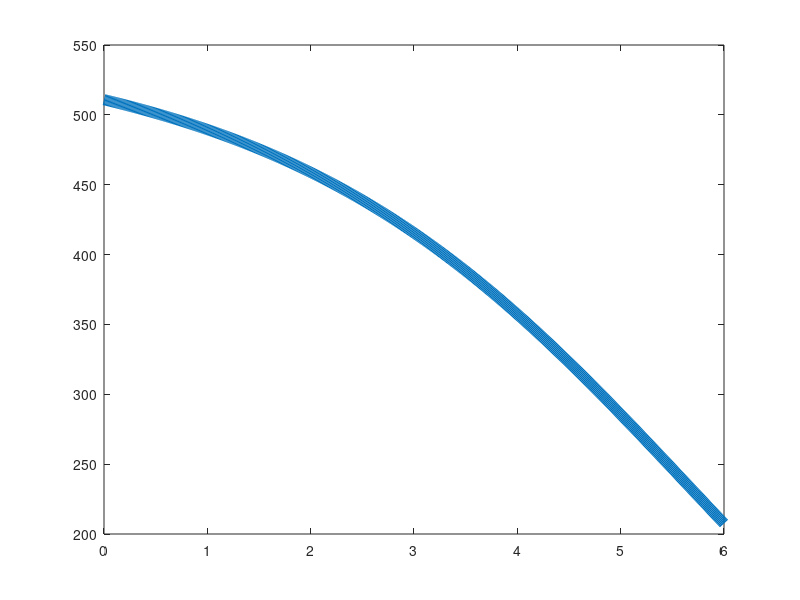

Write the MATLAB code that produced this figure. (Note: this script raises an error after producing the figure.)
%% Kin FV Overlap, superimposed

clear;clc;close all
delta = 2.25; k2 = 1469; k3 = 66.76;

F = 0:0.01:6;mm=1;
for ii=1:length(F)
    motF = F(ii);
    kback(ii) = 0.06*motF(mm)*(k2*k3*exp(-4*delta/4.114)/(k2*exp(-4*delta/4.114) + k3))/4;
    kfor(ii) = k2*k3*exp(-motF(mm)*delta/4.114)/(k2*exp(-motF(mm)*delta/4.114) + k3);
    kstep(ii) = kfor(ii) - kback(ii);
    modF(ii) = F(ii);
end
h2 = plot(modF,8*kstep,'linew',8);hold on
h2.Color = 'k';

load('W:\My Documents\MATLAB\Research\MATLAB\Research\kgo5020\data2\data3\opt\1k2\1k12');
hold on
h3=plot(A(38:end,1),A(38:end,2),'linew',3);hold on
h3.Color = [0.1 0.5 0.1];

k2 = 2753;  k3 = 99;    delta = 3.6;
F = 0:0.01:6;mm=1;
for ii=1:length(F)
    motF = F(ii);
    kback(ii) = 0.03*motF(mm)*(k2*k3*exp(-4*delta/4.114)/(k2*exp(-4*delta/4.114) + k3))/4;
    kfor(ii) = (k2*k3*exp(-motF(mm)*delta/4.114)/(k2*exp(-motF(mm)*delta/4.114) + k3));
    kstep(ii) = kfor(ii) - kback(ii);
    modF(ii) = F(ii);
end

h4 = plot(modF,8*kstep,'linew',8);hold on
h4.Color = [.5 .5 .5];

load('W:\My Documents\MATLAB\Research\MATLAB\Research\kgo5020\data2\data3\opt\1k1\1k1');
h1=plot(A(13:end,1),A(13:end,2),'linew',3);hold on
h1.Color = [0,0.447,0.741];

figure(1);
set(gcf,'PaperUnits','inches');
set(gcf,'PaperSize', [10 10]);
set(gcf,'PaperPosition',[0.5 0.5 0.7 0.7]);
set(gcf,'PaperPositionMode','auto');
set(gcf,'color','w');

xlabel('Force (pN)');
ylabel('Motor velocity (nm/s)','FontSize',24); % Y-axis
set(gca,'fontsize',18);
hold off
set(gca,'XTick', 0:1:8);
set(gca,'YTick', 0:200:800);
box off
ax = gca;
ax.XAxis.MinorTick = 'on';
ax.XAxis.MinorTickValues = -0:1/2:8;
ax.YAxis.MinorTick = 'on';
ax.YAxis.MinorTickValues = 0:100:800;
box off
axis([-0.2,6.2,0,800])
ax.LineWidth = 2;
axis square
c.FontSize = 6;

L=legend([h1,h3,h4,h2],'Approximated kinesin-1','Approximated kinesin-2','Experimental kinesin-1','Experimental kinesin-2')
L.Box = 'off';
L.FontSize = 12;
L.Position = [0.2476 0.2027  0.3911 0.2131];

pathname = 'W:\My Documents\MATLAB\Research\MATLAB\Research\kgo5020\061016\figs\';
nam = sprintf('F3_KinFVSup');

name1 = nam;
baseFileName1 = sprintf(name1);
fullFileName1 = fullfile(pathname,baseFileName1);
print(fullFileName1,'-r900','-depsc')

%% Kin FRL Overlap, superimposed
clear;clc;close all


k2 = 2753;  k3 = 99;    delta = 3.6;
F = -6:0.01:6;mm=1;f=F;
for ii=1:length(F)
    motF2 = F(ii);
    if F(ii) <0 
        F(ii) = 0;
        Lo = 87; deltaL = 0.27;% Milic, PNAS, 2014
    else
        Lo = 1203;  deltaL = 2.3; % Andreasson, CurrentBiology, 2015
    end
    motF = F(ii);
    kback(ii) = 0.03*motF(mm)*(k2*k3*exp(-4*delta/4.114)/(k2*exp(-4*delta/4.114) + k3))/4;
    kfor(ii) = (k2*k3*exp(-motF(mm)*delta/4.114)/(k2*exp(-motF(mm)*delta/4.114) + k3));
    kstep(ii) = kfor(ii) - kback(ii);
    modF(ii) = F(ii);
    RL(ii) = (Lo*exp(-abs(motF2(mm))*deltaL/4.114));
end
h4 = plot(f(1:find(f == 0)-1),RL(1:find(f == 0)-1),'linew',8);hold on
h44 = plot(f(find(f== 0):end),RL(find(f == 0):end),'linew',8);hold on
h4.Color = [.5 .5 .5];
h44.Color = h4.Color;


load('W:\My Documents\MATLAB\Research\MATLAB\Research\kgo5020\data2\data3\opt\1k1\1k1');
h1=plot(B(1:end,1),B(1:end,2),'linew',3);hold on
h1.Color = [0,0.447,0.741];



delta = 2.25; k2 = 1469; k3 = 66.76;

F = -6:0.01:6;   mm=1;f=F;
for ii=1:length(F)
    motF = F(ii);
    kback(ii) = 0.06*motF(mm)*(k2*k3*exp(-4*delta/4.114)/(k2*exp(-4*delta/4.114) + k3))/4;
    kfor(ii) = k2*k3*exp(-motF(mm)*delta/4.114)/(k2*exp(-motF(mm)*delta/4.114) + k3);
    kstep(ii) = kfor(ii) - kback(ii);
    modF(ii) = F(ii);
    if motF(mm) < 0
        RL(ii) = 8*63.8579/(15*exp(abs(motF(mm))/2));
    elseif motF(mm) < 1
        RL(ii) = 380*exp(-1*abs(motF(mm))/0.86754);
    else
        Lo = 182; deltaL = 1.7;
        RL(ii) = (Lo*exp(-abs(motF(mm))*deltaL/4.114));
    end
    
end
h2 =  plot(f(1:find(f == 0)-1),RL(1:find(f == 0)-1),'linew',8);hold on
% h222 = plot(f(find(f== 0)+:end),RL(find(f == 0):end),'linew',8);hold on
h22 = plot(f(max(find(RL == 182*exp(-1.7/4.114))):end),RL(max(find(RL == 182*exp(-1.7/4.114))):end),'linew',8);
h222 = plot(0,380,'Marker','o','linew',8,'color','k');
h2.Color = 'k';
h22.Color = 'k';

load('W:\My Documents\MATLAB\Research\MATLAB\Research\kgo5020\data2\data3\opt\1k2\1k12');
hold on
h3=plot(B(26:end,1),B(26:end,2),'linew',3);hold on
h3.Color = [0.1 0.5 0.1];


figure(1);
set(gcf,'PaperUnits','inches');
set(gcf,'PaperSize', [10 10]);
set(gcf,'PaperPosition',[0.5 0.5 0.7 0.7]);
set(gcf,'PaperPositionMode','auto');
set(gcf,'color','w');

xlabel('Force (pN)');
ylabel('Run length (nm)'); % Y-axis
set(gca,'fontsize',18);
hold off
set(gca,'XTick', -6:2:8);
set(gca,'YTick', 0:300:1200);
box off
ax = gca;
ax.XAxis.MinorTick = 'on';
ax.XAxis.MinorTickValues = -6:1:8;
ax.YAxis.MinorTick = 'on';
ax.YAxis.MinorTickValues = 0:150:1200;
box off
axis([-6.2,6.2,-50,1300])
ax.LineWidth = 2;
axis normal

L=legend([h1,h3,h4,h2],'Approximated kinesin-1','Approximated kinesin-2','Experimental kinesin-1','Experimental kinesin-2')
L.Box = 'off';
L.FontSize = 10;
L.Position = [0.1601 0.7027 0.3911 0.2131];

pathname = 'W:\My Documents\MATLAB\Research\MATLAB\Research\kgo5020\061016\figs\';
nam = sprintf('F3_KinFRLSup')
name1 = nam;
baseFileName1 = sprintf(name1);
fullFileName1 = fullfile(pathname,baseFileName1);
print(fullFileName1,'-r900','-depsc')



